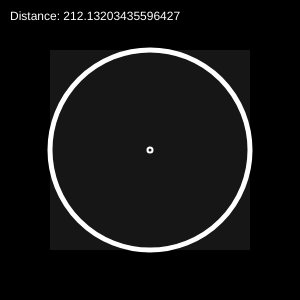
Frame 1 (no input)
Frame 60 (no input): identical to frame 1, image omitted
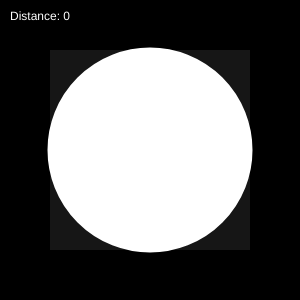
Frame 120 (the mouse pressed at the canvas centre since frame 60)

The p5.js sketch that drew these frames (run headless with seeded random() and noise() and a simulated clock; from frame 60 on, the mouse is pressed at the canvas centre):

// p5.js sketch
// ── sketch.js
function setup() {
  createCanvas(300, 300);
  ellipseMode(RADIUS);
}

function draw() {
  background(0);
  noStroke();
  fill(22);
  rect(50,50,200,200);
  
  strokeWeight(5);
  stroke(255);

  //calculate the distance from the mouse to the center (150,150);
  var distToCenter = dist(mouseX, mouseY, 150, 150);
  
  //pick a fill for the circle
  if( floor(distToCenter/100) == 0)
    fill(255);
  else
    noFill();  

  
  //draw a circle, radius 100
  circle(150, 150, 100);
  circle(150,150,1);
  
  //display the distance from center.
  noStroke();
  fill(255);
  text("Distance: "+distToCenter,10,20);
  noFill();
}
